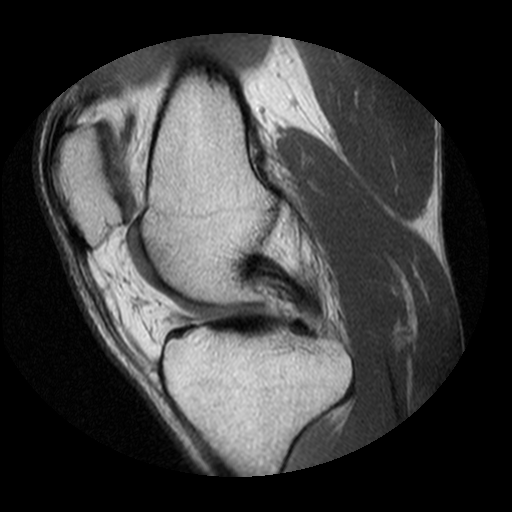
%> input picture tp7-Registración/knee1.png, 512 x 512 px
$ octave tp7.m   (GNU Octave 9; MATLAB toolbox functions it lacks are replaced by stand-ins)
%> lines starting %> are read from the running program, lines starting %| are printed output that depends on the picture
%%
%REGISTRACION BASADA EN INTENSIDAD
%Sï¿½LO PARA MATLAB CON IMAGE PROCCESING TOOLBOX

% Ejercicio 1
% Registraciï¿½n basado en intensidades

clear
clc
close all

  %Abrir imagen de referencia
  fixed  = imread('knee1.png');
%> fixed is the input picture: size 512x512x3 uint8; min 0, max 255, mean 60.8
  fixed = rgb2gray(fixed);
%> fixed: size 512x512 uint8

  %Abrir imagen a transformar
  moving = imread('knee2.png');
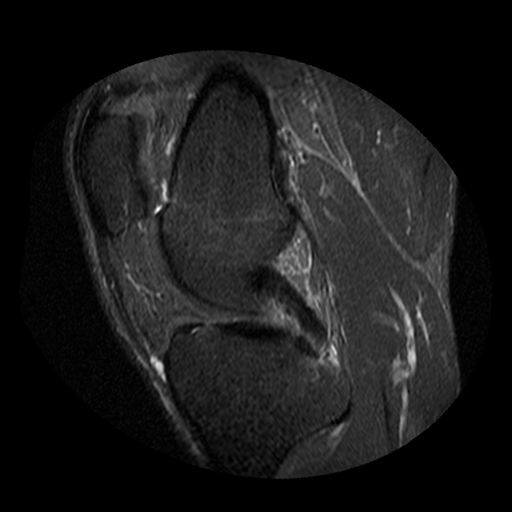
%> input picture tp7-Registración/knee2.png, 512 x 512 px
%> moving is the input picture: size 512x512x3 uint8; min 0, max 255, mean 25.4
  moving = rgb2gray(moving);
%> moving: size 512x512 uint8

  %Normalizar
  fixed = double(fixed);
%> fixed: size 512x512 double
  fixed = (fixed - min(fixed(:))) / (max(fixed(:)) - min(fixed(:)));
  moving = double(moving);
%> moving: size 512x512 double
  moving = (moving - min(moving(:))) / (max(moving(:)) - min(moving(:)));

  %Mostrarlas una al lado de la otra para observar diferencia
  figure('Name','Dos imagenes'),
  subplot(1,2,1); imshow(fixed); title('Fixed');
  subplot(1,2,2); imshow(moving);title('Moving');

  %Mostrar una sobre otra
  figure('Name','Una sobre otra'),
  imshowpair(fixed,moving,'Scaling', 'joint');
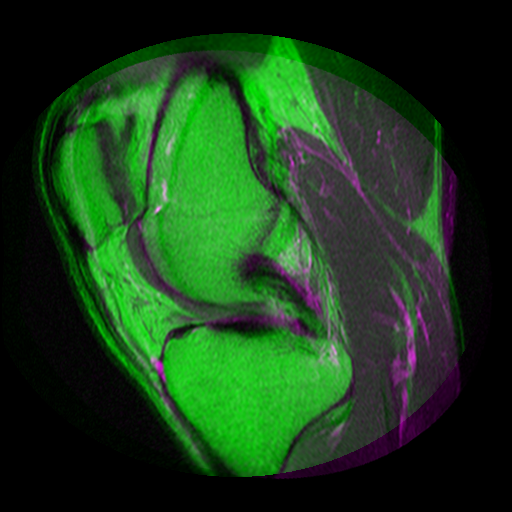
%> displayed picture: size 512x512x3, on the screen's scale of 0 to 255; mean R, G, B 25.4, 60.8, 25.4

  %ï¿½Cual tranformaciï¿½n cree que serï¿½ la mï¿½s conveniente?

  %Funcion de optimizacion
%> (the run ends here)
